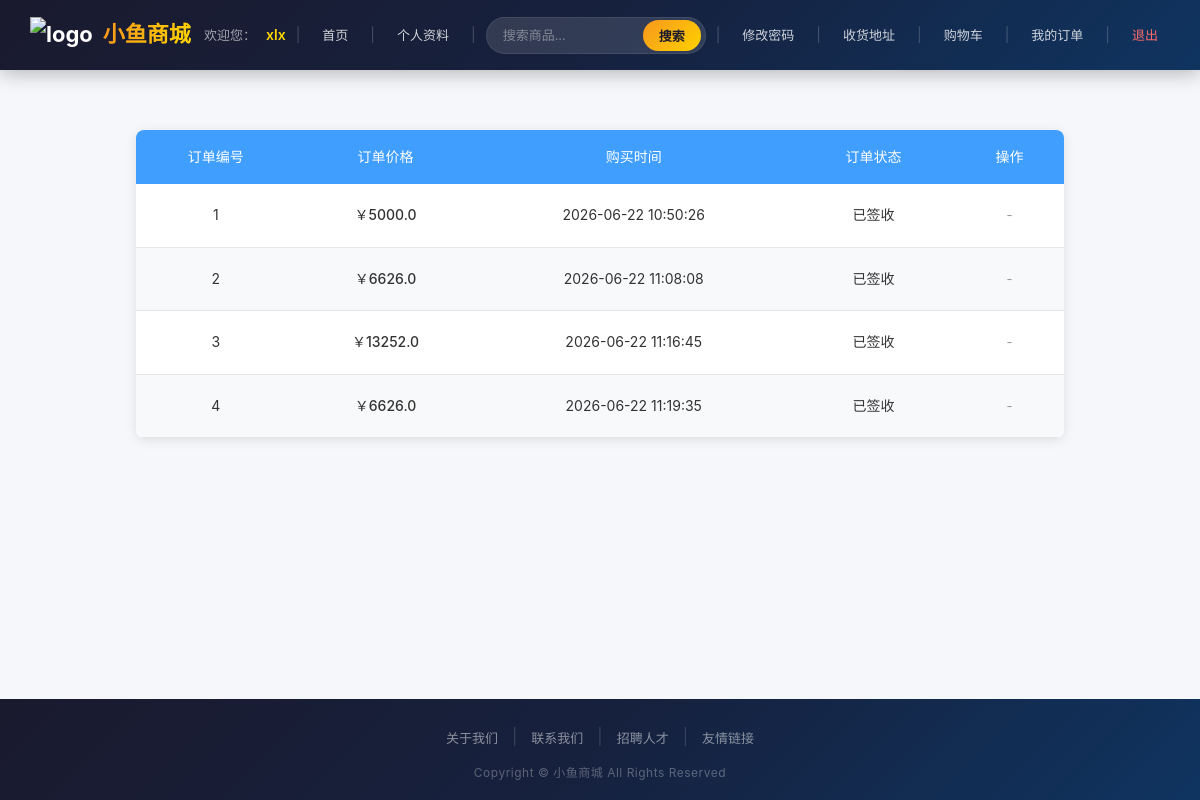
The page /orderinfo/ (signed in) on the database its author committed.
### auth_app/models.py (models this page shows, shortened)
class UserProfile(models.Model):
    user = models.OneToOneField(User, on_delete=models.CASCADE, related_name='profile')
    nickname = models.CharField(_('昵称'), max_length=20, blank=True, null=True)
    avatar = models.ImageField(
        _('头像'),
        upload_to='user_avatar/',
        default='user_avatar/default.png',  # 需自己创建该目录和默认图片
        blank=True,
        null=True
    )
    phone = models.CharField(_('手机号'), max_length=11, blank=True, null=True, unique=True)
    GENDER_CHOICES = (
        (0, _('未知')),
        (1, _('男')),
        (2, _('女')),
    )
    gender = models.IntegerField(_('性别'), choices=GENDER_CHOICES, default=0)
    email = models.EmailField(_('邮箱'), blank=True, null=True)
    updated_time = models.DateTimeField(_('更新时间'), auto_now=True)
    class Meta:
        verbose_name = _('用户资料')
        verbose_name_plural = _('用户资料')

### goods/models.py (models this page shows, shortened)
class OrderInfos(models.Model):
    id = models.AutoField(primary_key=True)
    price = models.FloatField('订单总价')
    create_time = models.DateTimeField(auto_now_add=True, verbose_name="创建时间", null=True)
    update_time = models.DateTimeField(auto_now=True, verbose_name="更新时间", null=True)
    user_id = models.IntegerField('用户ID')
    state = models.CharField('订单状态', max_length=20, choices=STATE)
    class Meta:
        verbose_name = '订单信息'
        verbose_name_plural = '订单信息'

### goods/views.py (the view)
# urls.py: path('orderinfo/',views.showoderinfo,name='orderinfo'),
@login_required
def showoderinfo(request):
    userid = request.user.id
    orderinfos = OrderInfos.objects.filter(user_id=userid)
    return render(request, 'orderinfo.html', {'orderInfos': orderinfos})

### templates/orderinfo.html (shortened to what this page needs)
{% extends 'base.html' %}
{% load static %}
{% block main %}
    <div class="order-container">
        <table class="order-table">
            <thead>
                <tr>
                    <th>订单编号</th>
                    <th>订单价格</th>
                    <th>购买时间</th>
                    <th>订单状态</th>
                    <th>操作</th>
                </tr>
            </thead>
            <tbody>
                {% if orderInfos %}
                    {% for order in orderInfos %}
                        <tr>
                            <td>{{ order.id }}</td>
                            <td class="price-text">￥{{ order.price }}</td>
                            <td>{{ order.create_time|date:"Y-m-d H:i:s" }}</td>
                            <td>
                                {% if order.state == "待支付" %}
                                    <span class="state-text state-pending">{{ order.state }}</span>
                                {% elif order.state == "已完成" %}
                                    <span class="state-text state-success">{{ order.state }}</span>
                                {% elif order.state == "已取消" %}
                                    <span class="state-text state-cancel">{{ order.state }}</span>
                                {% else %}
                                    <span class="state-text">{{ order.state }}</span>
                                {% endif %}
                            </td>
                            <td>
                                {% if order.state == "待支付" %}
                                    <a href="{% url 'goods:pay_order' order.id %}" class="btn-pay" onclick="return confirm('确定模拟支付吗？')" style="color:#fff; background:#ff9800; padding:4px 12px; border-radius:4px; text-decoration:none; display:inline-block; font-size:13px;">模拟支付</a>
                                {% elif order.state == "已支付" or order.state == "发货中" %}
                                    <a href="{% url 'goods:confirm_receipt' order.id %}" class="btn-confirm" onclick="return confirm('确认已收到货吗？')" style="color:#fff; background:#4caf50; padding:4px 12px; border-radius:4px; text-decoration:none; display:inline-block; font-size:13px;">确认收货</a>
                                {% else %}
                                    <span style="color:#999; font-size:13px;">-</span>
                                {% endif %}
                            </td>
                        </tr>
                    {% endfor %}
                {% else %}
                    <tr>
                        <td colspan="5" class="empty-tip">暂无订单数据</td>
                    </tr>
                {% endif %}
            </tbody>
        </table>
    </div>
{% endblock main %}

### templates/base.html (shortened to what this page needs)
<!DOCTYPE html>
<html lang="zh-CN">
<head>
    {% load static %}
</head>
<body>
    {% block top %}
    <header class="header">
        <a href="{% url 'goods:index' %}" class="logo">
            <img src="{% static 'images/logo.png' %}" alt="logo">
            <span>小鱼商城</span>
        </a>
        {% if user.is_authenticated %}
        <nav class="user-nav">
            <span class="welcome">欢迎您：</span>
            <em class="username">{{ user.profile.nickname|default:user.username }}</em>
            <span class="divider">|</span>
            <a href="{% url 'goods:index' %}">首页</a>
            <span class="divider">|</span>
            <a href="{% url 'auth_app:profile' %}">个人资料</a>
            <span class="divider">|</span>
            <form action="{% url 'goods:search' %}" method="get" class="nav-search">
                <input type="text" name="keyword" placeholder="搜索商品..." required>
                <button type="submit">搜索</button>
            </form>
            <span class="divider">|</span>
            <a href="{% url 'auth_app:password_change' %}">修改密码</a>
            <span class="divider">|</span>
            <a href="{% url 'goods:address_list' %}">收货地址</a>
            <span class="divider">|</span>
            <a href="{% url 'goods:carts' %}">购物车</a>
            <span class="divider">|</span>
            <a href="{% url 'goods:orderinfo' %}">我的订单</a>
            <span class="divider">|</span>
            <a href="{% url 'auth_app:logout' %}" style="color:#ff6b6b;">退出</a>
        </nav>
        {% else %}
        <nav class="user-nav">
            <a href="{% url 'auth_app:login' %}" class="login-btn">登录</a>
            <span class="divider">|</span>
            <a href="{% url 'auth_app:register' %}" class="register-btn">注册</a>
        </nav>
        {% endif %}
    </header>
    {% endblock top %}
    <main class="main-content">
        {% block main %}{% endblock %}
    </main>
    {% block footer %}
    <footer class="footer">
        <div class="foot-links">
            <a href="#">关于我们</a>
            <span class="divider">|</span>
            <a href="#">联系我们</a>
            <span class="divider">|</span>
            <a href="#">招聘人才</a>
            <span class="divider">|</span>
            <a href="#">友情链接</a>
        </div>
        <p>Copyright © 小鱼商城 All Rights Reserved</p>
    </footer>
    {% endblock %}
</body>
</html>

### templates/base.html (style rules this page uses)
* { margin: 0; padding: 0; box-sizing: border-box; font-family: -apple-system, BlinkMacSystemFont, "Segoe UI", "Roboto", "Helvetica Neue", Arial, sans-serif; }
html, body { height: 100%; margin: 0; }
body { display: flex; flex-direction: column; background-color: #f5f7fa; color: #333; line-height: 1.6; padding-top: 70px; min-height: 100vh; }
.main-content { flex: 1 0 auto; max-width: 1200px; width: 100%; margin: 0 auto; padding: 20px; }
.header { background: linear-gradient(135deg, #1a1a2e 0%, #16213e 50%, #0f3460 100%); color: #fff; padding: 0 30px; height: 70px; display: flex; justify-content: space-between; align-items: center; position: fixed; top: 0; left: 0; right: 0; z-index: 999; box-shadow: 0 2px 20px rgba(0,0,0,0.3); }
.logo { font-size: 22px; font-weight: 700; color: #fff; text-decoration: none; display: flex; align-items: center; gap: 10px; }
.logo img { height: 36px; }
.logo span { background: linear-gradient(90deg, #f7971e, #ffd200); -webkit-background-clip: text; -webkit-text-fill-color: transparent; }
.user-nav { display: flex; align-items: center; gap: 6px; font-size: 14px; color: rgba(255,255,255,0.85); flex-wrap: wrap; }
.user-nav .welcome { color: rgba(255,255,255,0.6); font-size: 13px; margin-right: 4px; }
.user-nav .username { color: #ffd700; font-weight: 600; font-style: normal; }
.user-nav .divider { color: rgba(255,255,255,0.2); margin: 0 4px; }
.user-nav a { color: rgba(255,255,255,0.8); text-decoration: none; padding: 6px 12px; border-radius: 6px; transition: all 0.3s ease; font-size: 13px; }
.nav-search { display: inline-flex; align-items: center; background: rgba(255,255,255,0.12); border-radius: 20px; padding: 2px 4px 2px 16px; border: 1px solid rgba(255,255,255,0.08); transition: all 0.3s; }
.nav-search input { background: transparent; border: none; color: #fff; padding: 6px 0; font-size: 13px; width: 140px; outline: none; }
.nav-search input::placeholder { color: rgba(255,255,255,0.4); }
.nav-search button { background: linear-gradient(135deg, #f7971e, #ffd200); border: none; color: #1a1a2e; padding: 6px 16px; border-radius: 20px; cursor: pointer; font-size: 13px; font-weight: 600; transition: all 0.3s; }
.footer { flex-shrink: 0; background: linear-gradient(135deg, #1a1a2e 0%, #16213e 50%, #0f3460 100%); color: rgba(255,255,255,0.6); padding: 25px 20px 18px; text-align: center; width: 100%; margin-top: auto; }
.footer .foot-links { display: flex; justify-content: center; flex-wrap: wrap; gap: 6px; }
.footer .foot-links a { color: rgba(255,255,255,0.5); text-decoration: none; font-size: 13px; transition: color 0.3s; padding: 4px 8px; }
.footer .foot-links .divider { color: rgba(255,255,255,0.15); }
.footer p { font-size: 12px; color: rgba(255,255,255,0.3); margin-top: 10px; letter-spacing: 0.5px; }

### templates/orderinfo.html (style rules this page uses)
.order-container { width: 80%; margin: 40px auto; font-family: "Microsoft YaHei", sans-serif; }
.order-table { width: 100%; border-collapse: collapse; background-color: #fff; border-radius: 8px; box-shadow: 0 2px 12px rgba(0, 0, 0, 0.1); overflow: hidden; }
.order-table thead tr { background-color: #409eff; color: #fff; }
.order-table th { padding: 16px; text-align: center; font-size: 14px; font-weight: 500; }
.order-table tbody tr { border-bottom: 1px solid #e6e6e6; transition: background-color 0.2s ease; }
.order-table tbody tr:nth-child(even) { background-color: #f8f9fa; }
.order-table td { padding: 16px; text-align: center; font-size: 14px; color: #333; }
.price-text { color: #e6a23c; font-weight: 500; }
.state-text { padding: 4px 8px; border-radius: 4px; display: inline-block; }

### rows shown on the page
OrderInfos: id "1", price "5000.0", create_time "2026-06-22 10:50:26", state "已签收"
OrderInfos: id "2", price "6626.0", create_time "2026-06-22 11:08:08", state "已签收"
OrderInfos: id "3", price "13252.0", create_time "2026-06-22 11:16:45", state "已签收"
OrderInfos: id "4", price "6626.0", create_time "2026-06-22 11:19:35", state "已签收"

### other values the page prints
{{ user.profile.nickname|default:user.username }} "xlx"
